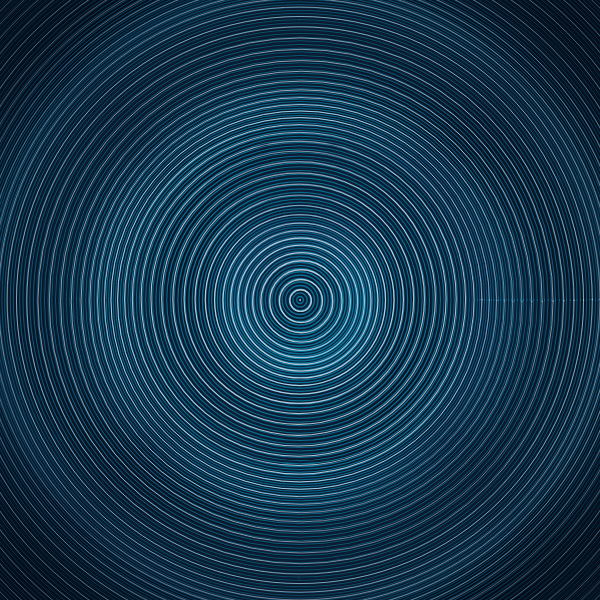
Frame 1 (no input)
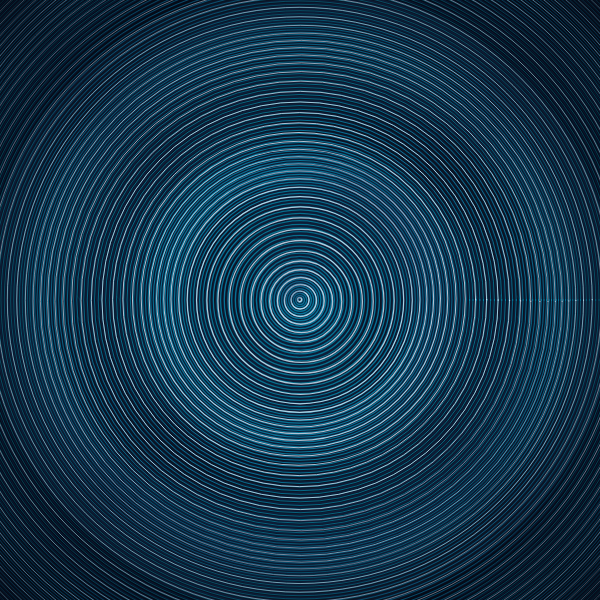
Frame 60 (no input)
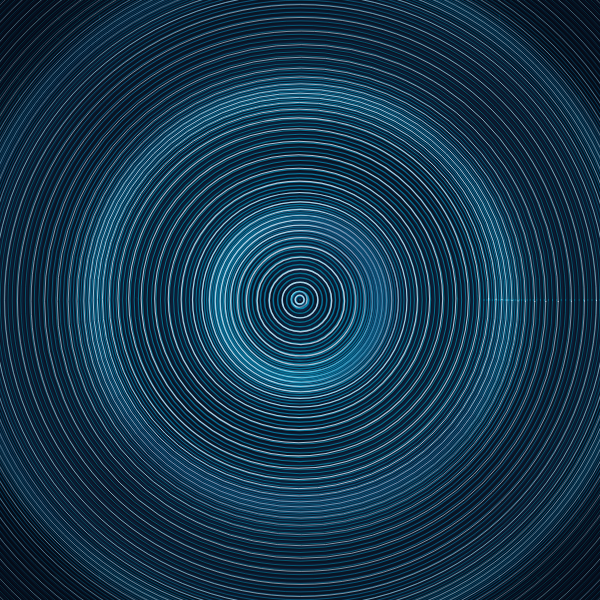
Frame 120 (the mouse pressed at the canvas centre since frame 60)

The p5.js sketch that drew these frames (run headless with seeded random() and noise() and a simulated clock; from frame 60 on, the mouse is pressed at the canvas centre):

// p5.js sketch
// ── sketch.js
function setup() {
  createCanvas(600, 600);
}

function draw() {
  // A deep, dark navy that feels like deep water
  background(10, 20, 35);

  noFill();
  stroke(5, 10, 20, 200);
  strokeWeight(150);
  ellipse(width / 2, height / 2, width * 1.3);

  push();
  translate(width / 2, height / 2);

  // Drawing the faint light patterns found on the floor of clear water
  drawCaustics();

  let spacing = 3;
  let maxRadius = 450;
  let numRings = maxRadius / spacing;

  for (let i = 0; i < numRings; i++) {
    let baseR = i * spacing;

    // Displacement logic based on mouse distance and time
    let d = dist(mouseX - width / 2, mouseY - height / 2, 0, 0);
    let wave = sin(i * 0.15 - frameCount * 0.06) * map(d, 0, 800, 20, 0);

    // Subtle swaying motion to simulate water surface tension
    let xSway = cos(i * 0.05 + frameCount * 0.01) * 2;
    let ySway = sin(i * 0.05 + frameCount * 0.01) * 2;

    stroke(20, 50, 100, 80);
    strokeWeight(map(i, 0, numRings, 3, 0.5));
    ellipse(xSway, ySway, baseR * 2 + wave, baseR * 2 + wave);

    stroke(0, 210, 255, 120);
    strokeWeight(map(i, 0, numRings, 1.5, 0.2));
    ellipse(0, 0, baseR * 2 + wave, baseR * 2 + wave);

    // Every other ring gets a high-frequency specular highlight for realism
    if (i % 3 === 0) {
      stroke(220, 240, 255, 200);

      let specularOffset = sin(frameCount * 0.1 + i * 0.1) * 1.5;

      ellipse(
        specularOffset,
        specularOffset,
        baseR * 2 + wave,
        baseR * 2 + wave
      );
    }
  }
  pop();
}

// Function to simulate caustics - the web like patterns of light hitting water
function drawCaustics() {
  for (let x = -width / 2; x < width / 2; x += 20) {
    for (let y = -height / 2; y < height / 2; y += 20) {
      let n = noise(x * 0.01, y * 0.01, frameCount * 0.01);
      if (n > 0.55) {
        stroke(0, 255, 255, map(n, 0.55, 1, 10, 40));
        strokeWeight(n * 2);
        // Draw tiny lines instead of points for a web feel
        line(x, y, x + cos(n * TWO_PI) * 5, y + sin(n * TWO_PI) * 5);
      }
    }
  }
}
